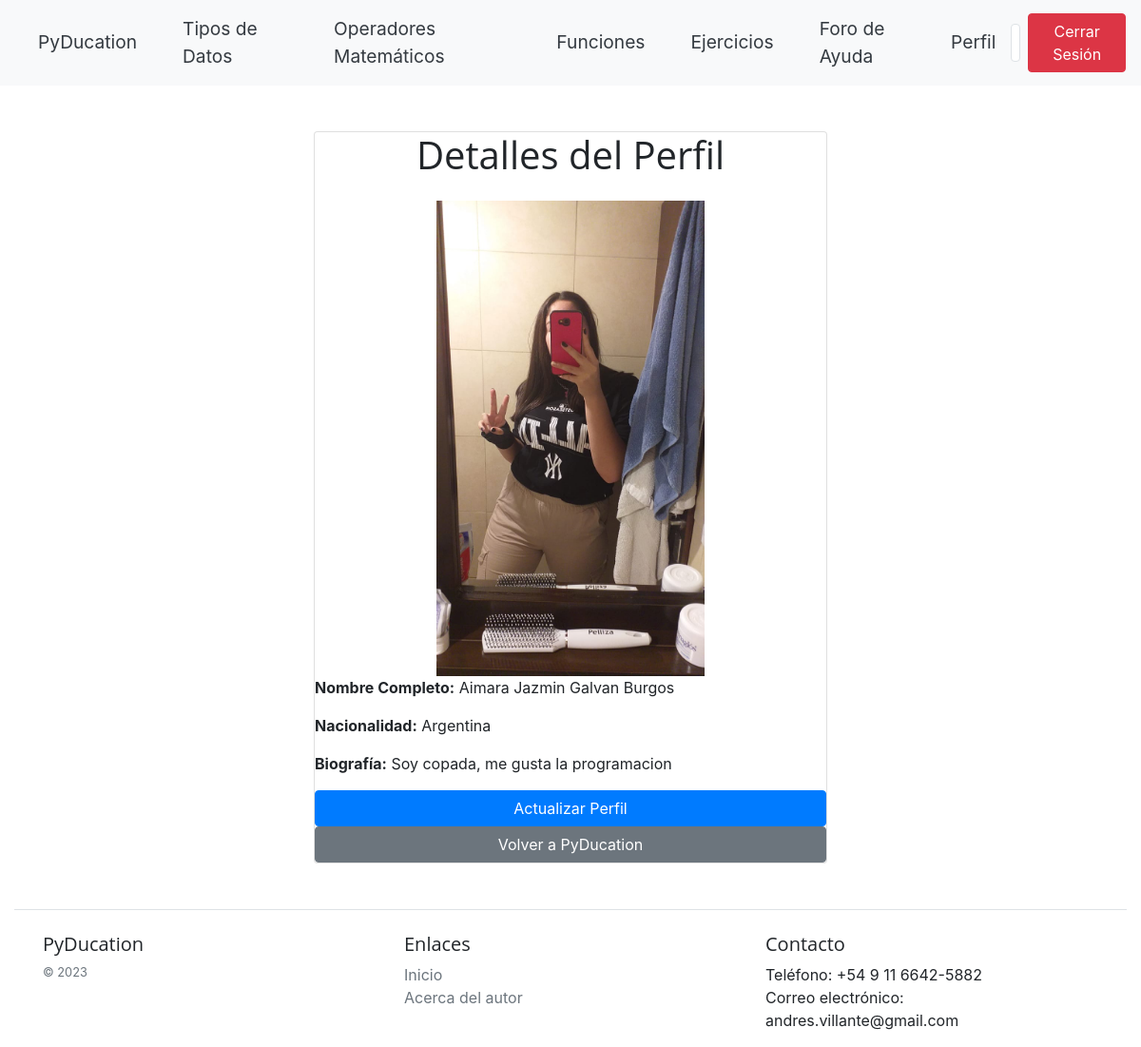
Page /profile/2/ (signed in) on the committed database.
### blog/models.py (models this page shows)
class Profile(models.Model):
    user = models.OneToOneField(User, on_delete=models.CASCADE)
    full_name = models.CharField(max_length=100)
    nationality = models.CharField(max_length=50)
    bio = models.TextField()
    profile_pic = models.ImageField(upload_to='profile_pics/', default='profile_pics/default_profile_pic.jpg')

### blog/views.py (the view)
# urls.py: path('profile/<int:pk>/', ProfileDetailView.as_view(), name='profile_detail'),
class ProfileDetailView(LoginRequiredMixin, TemplateView):
    template_name = 'profile/profile_detail.html'
    def get_context_data(self, **kwargs):
        context = super().get_context_data(**kwargs)
        profile = self.request.user.profile
        if not profile:
            context['form'] = ProfileForm()
        else:
            context['profile'] = profile
            context['form'] = ProfileForm(instance=profile)
        return context

### PyDucation/templates/profile/profile_detail.html
{% extends 'PyDucation/base.html' %}
{% load widget_tweaks %}
{% block content %}
  <div class="container mt-5">
    <div class="row justify-content-center">
      <div class="col-md-6">
        <div class="card">
          <h1 class="text-center mb-4">Detalles del Perfil</h1>
          <img src="{{ profile.profile_pic.url }}" alt="Profile Picture" class="mx-auto d-block" style="max-width: 500px; max-height: 500px;">
          <p><strong>Nombre Completo:</strong> {{ profile.full_name }}</p>
          <p><strong>Nacionalidad:</strong> {{ profile.nationality }}</p>
          <p><strong>Biografía:</strong> {{ profile.bio }}</p>
          <a href="{% url 'profile_update' profile.pk %}" class="btn btn-primary">Actualizar Perfil</a>
          <a href="{% url 'home' %}" class="btn btn-secondary">Volver a PyDucation</a>
        </div>
      </div>
    </div>
  </div>
{% endblock %}

### PyDucation/templates/PyDucation/base.html (shortened to what this page needs)
{% load static %}
<!DOCTYPE html>
<html lang="en">
    <head>
        <link rel="stylesheet" type="text/css" href="{% static 'css/base.css' %}">
        <link rel="stylesheet" href="https://stackpath.bootstrapcdn.com/bootstrap/4.3.1/css/bootstrap.min.css"
>
        <link rel="stylesheet" href="https://cdnjs.cloudflare.com/ajax/libs/font-awesome/5.15.1/css/all.min.css"
 />
    </head>
    <body>
        <nav class="navbar navbar-expand-lg navbar-light bg-light">
            {% if user.is_authenticated %}
            <a class="nav-link navbar-text text-dark mx-2" href="{% url 'pyducation' %}">PyDucation</a>
            <a class="nav-link navbar-text text-dark mx-2" href="{% url 'data_type_list' %}">Tipos de Datos</a>
            <a class="nav-link navbar-text text-dark mx-2" href="{% url 'math_operator_list' %}">Operadores Matemáticos</a>
            <a class="nav-link navbar-text text-dark mx-2" href="{% url 'function_list' %}">Funciones</a>
            <a class="nav-link navbar-text text-dark mx-2" href="{% url 'exercise_list' %}">Ejercicios</a>
            <a class="nav-link navbar-text text-dark mx-2" href="{% url 'post_list' %}">Foro de Ayuda</a>
            {% else %}
            <a class="nav-link navbar-text text-dark mx-2" href="{% url 'home' %}">PyDucation</a>
            {% endif %}
            <div class="collapse navbar-collapse" id="navbarNav">
              <ul class="navbar-nav ml-auto">
                {% if user.is_authenticated %}
                <li class="nav-item">
                    {% if user.profile %}
                    <div class="d-flex align-items-center">
                        <a class="nav-link navbar-text text-dark" href="{% url 'profile_detail' user.profile.pk %}">Perfil</a>
                        <a class="nav-link" href="{% url 'profile_detail' user.profile.pk %}">
                            <img src="{{ user.profile.profile_pic.url }}" class="img-thumbnail profile-image" style="height: 40px;">
                        </a>
                    </div>
                    {% endif %}
                </li>
                <li class="nav-item">
                  <form action="{% url 'logout' %}" method="post">
                    <div class="text-center">
                      <button type="submit" class="btn btn-danger btn-logout">Cerrar Sesión</button>
                    </div>
                  </form>
                </li>
                {% endif %}
              </ul>
            </div>
          </nav>
        <div class="container-fluid mt-3">
            {% block content %}{% endblock %}
            {% if user.is_authenticated %}
                <footer class="mt-5 pt-4 border-top">
                    <div class="container">
                        <div class="row">
                            <div class="col-12 col-md">
                                <h5>PyDucation</h5>
                                <small class="d-block mb-3 text-muted">&copy; 2023</small>
                            </div>
                            <div class="col-6 col-md">
                                <h5>Enlaces</h5>
                                <ul class="list-unstyled text-small">
                                    <li><a class="text-muted" href="{% url 'pyducation' %}">Inicio</a></li>
                                    <li><a class="text-muted" href="{% url 'about' %}">Acerca del autor</a></li>
                                </ul>
                            </div>
                            <div class="col-6 col-md">
                                <h5>Contacto</h5>
                                <ul class="list-unstyled text-small">
                                    <li>Teléfono: +54 9 11 6642-5882</li>
                                    <li>Correo electrónico: andres.villante@gmail.com</li>
                                </ul>
                            </div>
                        </div>
                    </div>
                </footer>
            {% endif %}
        </div>
    </body>
</html>

### static/css/base.css (style rules this page uses)
.profile-image { display: block; margin: 0 auto; }
.navbar-nav { display: flex; justify-content: center; align-items: center; }
body { font-family: "Helvetica Neue", Helvetica, Arial, sans-serif; color: #333; background-color: #f9f9f9; line-height: 1.5; }
h1, h2, h3, h4, h5, h6 { font-family: "Open Sans", sans-serif; font-weight: 700; line-height: 1.2; margin: 1em 0; }
a { color: #0074d9; text-decoration: none; }
img { max-width: 100%; height: auto; }
.navbar { font-size: 1.2rem; }

### rows in the picture
Profile: profile_pic (picture), full_name "Aimara Jazmin Galvan Burgos", nationality "Argentina", bio "Soy copada, me gusta la programacion"
